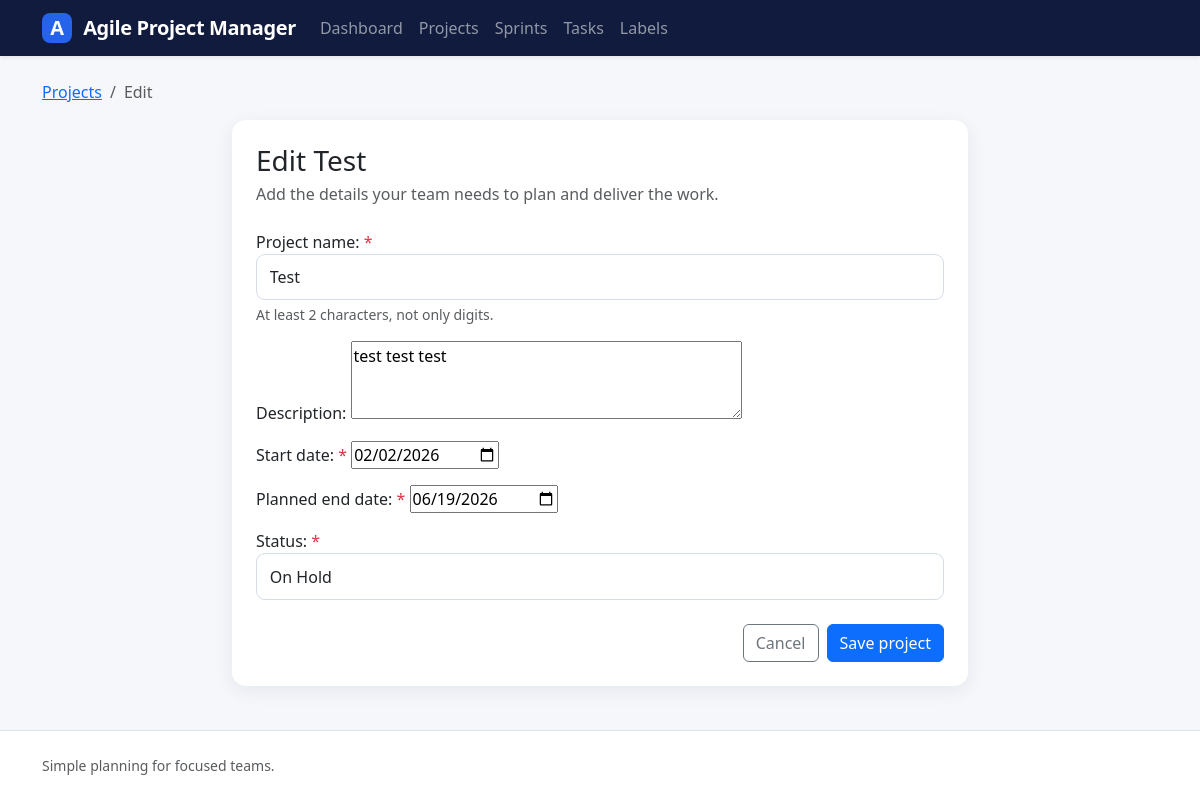
The page /projects/2/edit/ on the database as committed earlier.
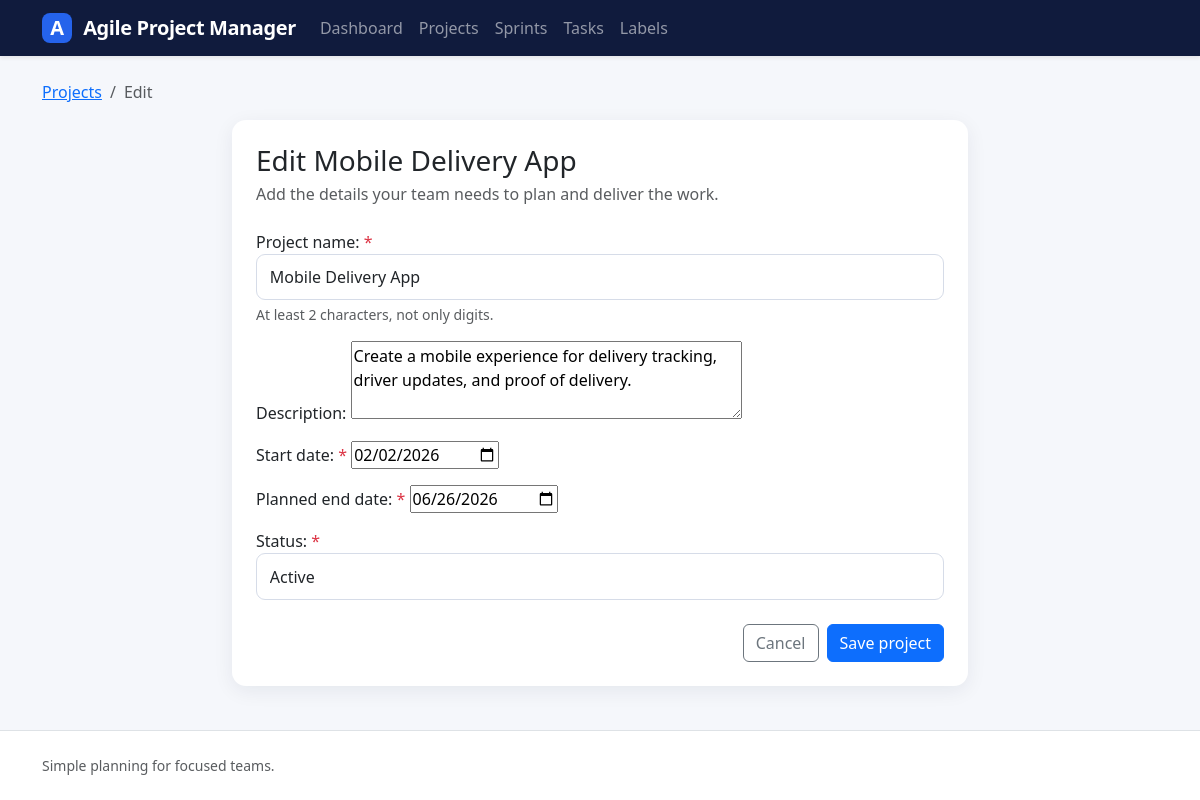
The same page on the database as committed later.
### projects/models.py (models this page shows, shortened)
class Project(models.Model):
    class StatusChoices(models.TextChoices):
        ACTIVE = 'active', 'Active'
        COMPLETED = 'completed', 'Completed'
        ON_HOLD = 'on_hold', 'On Hold'
    name = models.CharField(
        max_length=100,
        validators=[MinLengthValidator(2)],
    )
    description = models.TextField(max_length=500, blank=True, null=True)
    start_date = models.DateField()
    end_date = models.DateField()
    status = models.CharField(choices=StatusChoices.choices, max_length=10)
    created_at = models.DateTimeField(auto_now_add=True)

### projects/views.py (the view)
# urls.py: path('edit/', ProjectUpdateView.as_view(), name='update'),
class ProjectUpdateView(UpdateView):
    model = Project
    form_class = ProjectUpdateForm
    success_url = reverse_lazy("dashboard")

### projects/forms.py
class ProjectUpdateForm(ProjectBaseForm):
    ...

### templates/projects/project_form.html (shortened to what this page needs)
{% extends "base.html" %}
{% block content %}
    <nav aria-label="breadcrumb" class="mb-3">
        <ol class="breadcrumb">
            <li class="breadcrumb-item">
                <a href="{% url 'projects:list' %}">
                    Projects
                </a>
            </li>
            <li class="breadcrumb-item active">
                {% if project %}
                    Edit
                {% else %}
                    New project
                {% endif %}
            </li>
        </ol>
    </nav>
    <div class="row justify-content-center">
        <div class="col-lg-8">
            <div class="card">
                <div class="card-body p-4">
                    <h1 class="h3 mb-1">
                        {% if project %}
                            Edit
                            {{ project.name }}
                        {% else %}
                            Create a project
                        {% endif %}
                    </h1>
                    <p class="text-muted mb-4">
                        Add the details your team needs to plan and deliver the work.
                    </p>
                    <form method="post" novalidate>
                        {% include "partials/_form_fields.html" %}
                        <div class="d-flex justify-content-end gap-2 mt-4">
                            <a class="btn btn-outline-secondary" href="{% url 'projects:list' %}">
                                Cancel
                            </a>
                            <button class="btn btn-primary" type="submit">
                                Save project
                            </button>
                        </div>
                    </form>
                </div>
            </div>
        </div>
    </div>
{% endblock %}

### templates/partials/_form_fields.html (shortened to what this page needs)
{% for field in form %}
    <div class="mb-3">
        {{ field.label_tag }}
        {% if field.field.required %}
            <span class="text-danger" aria-hidden="true">
                *
            </span>
        {% endif %}
        {{ field }}
        {% if field.help_text %}
            <div class="form-text">
                {{ field.help_text }}
            </div>
        {% endif %}
    </div>
{% endfor %}

Rows that differ between the two databases and show on the page:
changed Project: name "Test" → "Mobile Delivery App"; description "test test test" → "Create a mobile experience for delivery tracking, driver updates, and proof of delivery."; end_date "06/19/2026" → "06/26/2026"; status "On Hold" → "Active"
